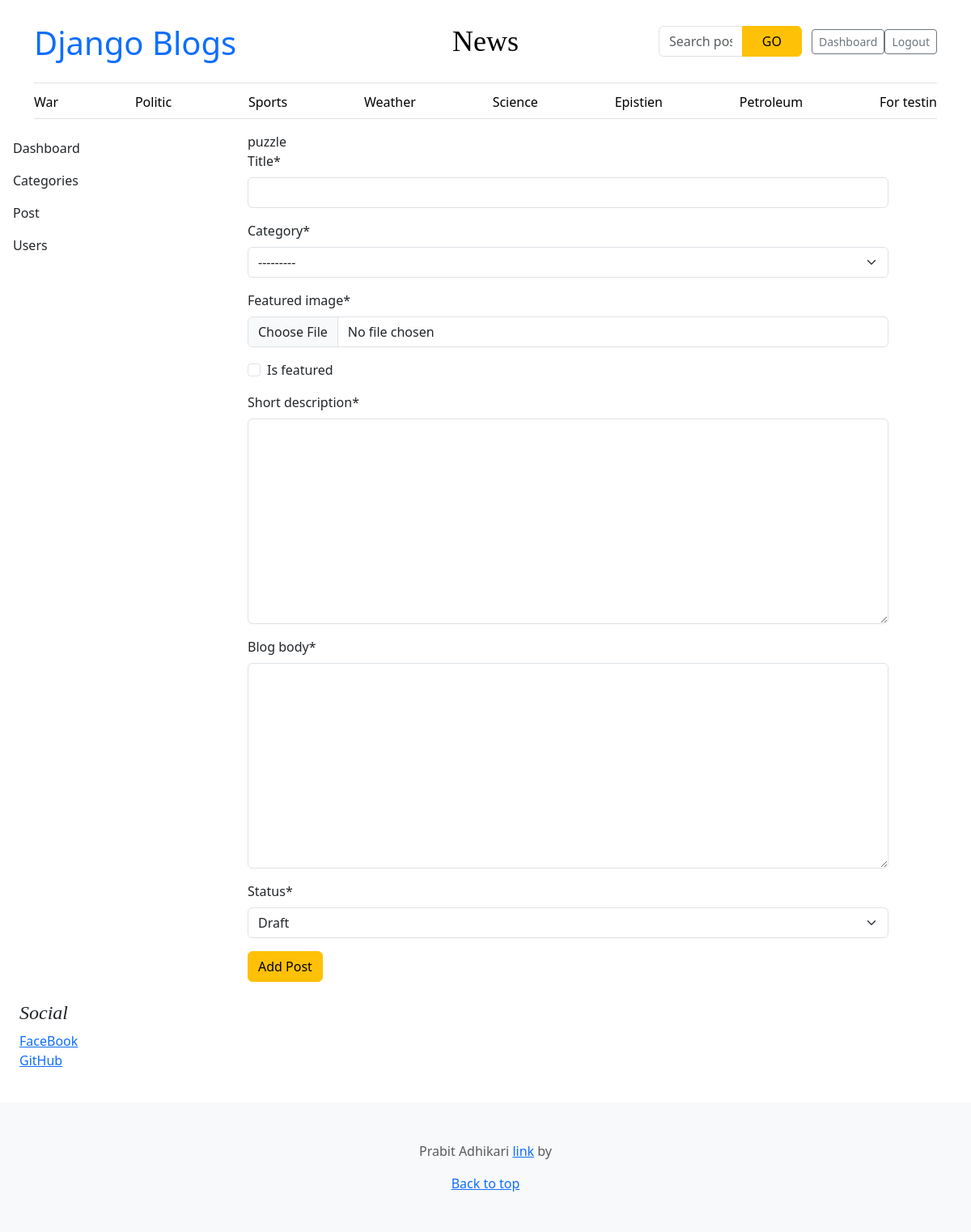
The app's page /dashboard/add_post (signed in) with its own data.
### blog/models.py (models this page shows, shortened)
class Category(models.Model):
    category_name = models.CharField(max_length=1000, unique=True)
    created_at = models.DateField(auto_now_add=True)
    updated_at = models.DateField(auto_now=True)
    class Meta:
        verbose_name_plural = 'categories'
    def __str__(self):
        return f'{self.category_name}'

### about/models.py (models this page shows, shortened)
class Socials(models.Model):
    name = models.CharField(max_length=50)
    link = models.URLField(max_length=500)
    class Meta:
        verbose_name_plural = 'Social Media'

### dashboard/views.py (the view, shortened to what this page needs)
# urls.py: path('dashboard/add_post', views.add_post, name='add_post'),
@login_required(login_url='login')
def add_post(request):
    form = AddPost()
    context ={
        'form':form
    }
    return render(request, 'dashboard/add_post.html', context)

### dashboard/forms.py
class AddPost(ModelForm):
    class Meta:
        model = Blog
        fields = 'title',  'category', 'featured_image', 'is_featured', 'short_description', 'blog_body', 'status', 'blog_body'

### blog/context_processors.py (called while the page is built)
def get_categories(request):
    categories = Category.objects.all()
    return dict(categories=categories)

def get_socials(request):
    socials = Socials.objects.all()
    return dict(socials=socials)

### blog/templates/dashboard/add_post.html
{% extends 'base.html' %} {% block content%} {% load crispy_forms_tags%}
<div class="row">
  {% include 'dashboard/sidebar.html' %}
  <div class="col-md-8">
    <form
      action="{% url 'add_post' %}"
      method="POST"
      enctype="multipart/form-data"
    >
      {{user.username}} {% csrf_token %} {{form | crispy}}
      <button type="submit" class="btn btn-warning">Add Post</button>
    </form>
  </div>
</div>
{% endblock %}

### blog/templates/base.html (shortened to what this page needs)
{% load static%}
<!doctype html>
<html lang="en" data-bs-theme="auto">
  <head>
    <link
      href="https://cdn.jsdelivr.net/npm/bootstrap@5.3.8/dist/css/bootstrap.min.css"
      rel="stylesheet"
    />
    <link href="{% static 'css/blog.css' %}" rel="stylesheet" />
    <link href="{% static 'css/blog.css' %}" rel="stylesheet" />
    <link
      rel="stylesheet"
      href="https://cdnjs.cloudflare.com/ajax/libs/font-awesome/4.7.0/css/font-awesome.min.css"
    />
  </head>
  <body>
    <div class="container">
      <header class="border-bottom lh-1 py-3">
        <div class="row flex-nowrap justify-content-between align-items-center">
          <div class="col-4 pt-1 fs-1">
            <a href="{% url 'home' %}" style="text-decoration: none"
              >Django Blogs</a
            >
          </div>
          <div class="col-4 text-center">
            <a
              class="blog-header-logo text-body-emphasis text-decoration-none"
              href="#"
              >News</a
            >
          </div>
          <div class="col-4 d-flex justify-content-end align-items-center">
            <div class="container py-3">
              <form
                action="{% url 'search' %}"
                method="GET"
                class="d-flex justify-content-center"
                id="search-bar"
              >
                <div class="input-group" style="max-width: 500px">
                  <input
                    type="text"
                    class="form-control"
                    placeholder="Search posts..."
                    name="keyword"
                  />
                  <button class="btn btn-warning px-4" type="submit">GO</button>
                </div>
              </form>
            </div>
            {% if user.is_authenticated %} {% if perms.auth.view_user %}
            <a
              class="btn btn-sm btn-outline-secondary"
              href="{% url 'dashboard' %}"
              >Dashboard</a
            >
            {% endif %}
            <a
              class="btn btn-sm btn-outline-secondary"
              href="{% url 'logout' %}"
              >Logout</a
            >
            {% endif %}
          </div>
        </div>
      </header>
      <div class="nav-scroller py-1 mb-3 border-bottom">
        <nav class="nav nav-underline justify-content-between">
          {% if categories %} {% for cat in categories %}
          <a
            class="nav-item nav-link link-body-emphasis"
            href="{% url 'post_by_category' cat.id %}"
            >{{cat}}</a
          >
          {%endfor%} {% endif %}
        </nav>
      </div>
    </div>
    {% block content%} {% endblock %}
    <div class="p-4">
      <h4 class="fst-italic">Social</h4>
      <ol class="list-unstyled">
        {% for account in socials %}
        <li><a href="{{account.link}}">{{account.name}}</a></li>
        {% endfor %}
      </ol>
    </div>
    <footer class="py-5 text-center text-body-secondary bg-body-tertiary">
      <p>
        Prabit Adhikari
        <a href="https://getbootstrap.com/">link</a> by
      </p>
      <p class="mb-0"><a href="#">Back to top</a></p>
    </footer>
  </body>
</html>

### static/css/blog.css (style rules this page uses)
.blog-header-logo { font-family: "Playfair Display", Georgia, "Times New Roman", serif ; font-size: 2.25rem; }
h1, h2, h3, h4, h5, h6 { font-family: "Playfair Display", Georgia, "Times New Roman", serif ; }

### blog/templates/base.html (style rules this page uses)
.nav-scroller { position: relative; z-index: 2; height: 2.75rem; overflow-y: hidden; }
.nav-scroller .nav { display: flex; flex-wrap: nowrap; padding-bottom: 1rem; margin-top: -1px; overflow-x: auto; text-align: center; white-space: nowrap; -webkit-overflow-scrolling: touch; }

### records on screen
Category: category_name "War"
Category: category_name "Politic"
Category: category_name "Sports"
Category: category_name "Weather"
Category: category_name "Science"
Category: category_name "Epistien"
Category: category_name "Petroleum"
Category: category_name "For testin"
Socials: name "FaceBook"
Socials: name "GitHub"

### other values on screen
{{ user.username }} "puzzle"
